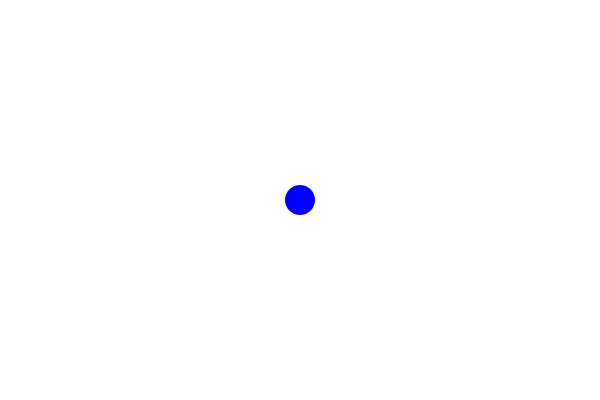
Frame 1 (no input)
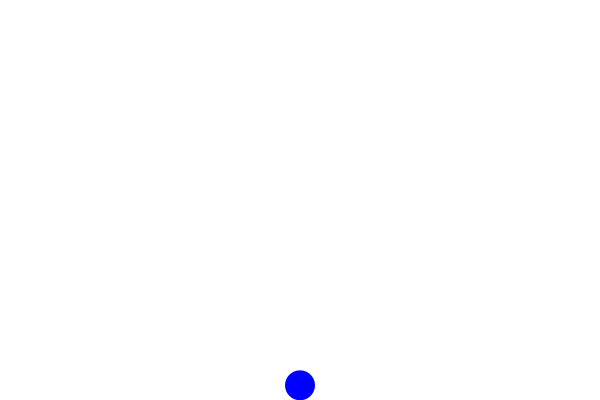
Frame 60 (the mouse pressed at the canvas centre just before this capture)
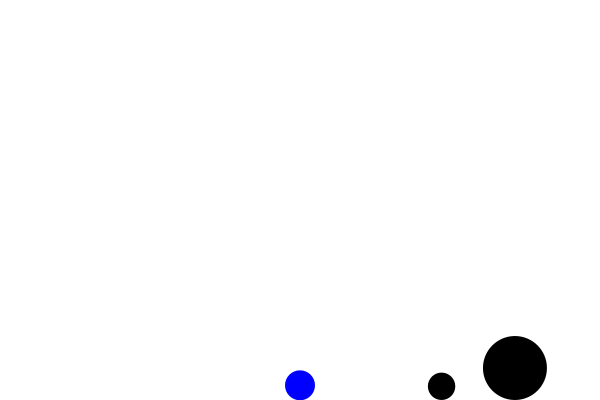
Frame 120 (the mouse held since frame 60 and released just before this capture)

The Processing sketch that drew these frames (run headless with seeded random() and noise(); from frame 60 on, the mouse is pressed at the canvas centre):

// Processing sketch: JumpCircle4
// ── JumpCircle4.pde
float x = 300;
float y = 200;
float s = 30;
float dx = 0;
float dy = 0;
int hc = 5;
float hx[] = new float[hc];
float hy[] = new float[hc];
float hs[] = new float[hc];
int status[] = new int[hc];
int count = 0;
boolean over = false;
int time = 0;

void setup() {
  size(600,400);
  for (int i=0; i<hc; i++) {
    hx[i] = random(width,width*2);
    float ws = random(20,height/4);
    hs[i] = ws;
    hy[i] = height-ws/2;
    status[i] = 0;
  }
}

void draw() {
  background(255);
  noStroke();
  fill(0,0,255);
  ellipse(x,y,s,s);

  if (over) {
    textSize(50);
    textAlign(CENTER);
    text("GAME OVER",width/2,200);
    text(time,width/2,260);
    return;
  } else {
    time = frameCount/60;
  }

  if (y > height-s/2) {
    dy = 0;
    y = height-s/2;
  } else {
    dy += 0.3;
  }

  if (keyPressed) {
    if (keyCode == UP && dy == 0) { dy = -12; }
    if (keyCode == DOWN) { dy += 2; }
    if (keyCode == LEFT) { dx -= 0.1; }
    if (keyCode == RIGHT) { dx += 0.1; }
  }

  dx *= 0.98;
  x += dx;
  y += dy;

  for (int i=0; i<hc; i++) {
    hx[i] -= 3;
    if (hx[i] < 0-hs[i]/2) {
      hx[i] = random(width,width*2);
    }
    hit();
    if (status[i] == 0) { fill(0); }
    else { fill(255,0,0); }
    ellipse(hx[i],hy[i],hs[i],hs[i]);
  }
}

void hit() {
  for (int i=0; i<hc; i++) {
    float dst = dist(x,y,hx[i],hy[i]);
    if (dst < (s+hs[i])/2 && status[i] == 0) {
      status[i] = 1;
      count += 1;
    }
  }
  if (count == hc) { over = true; }
}
